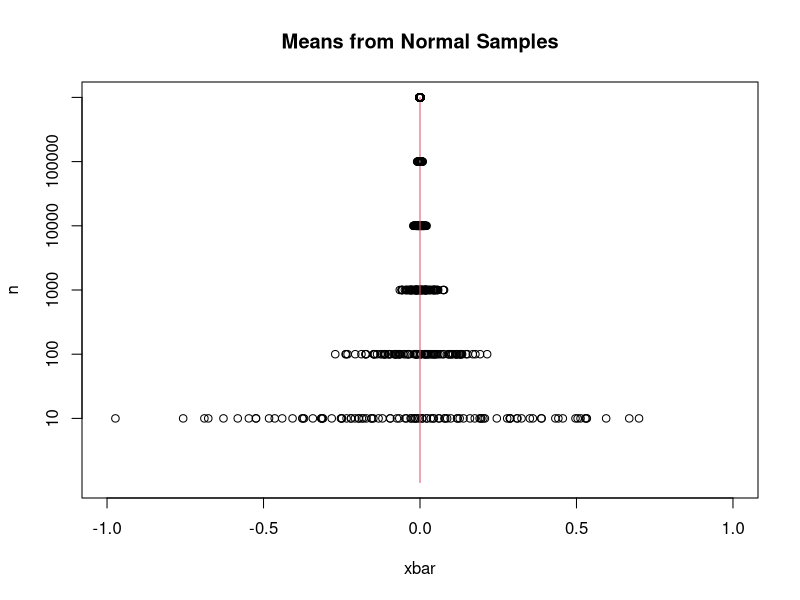
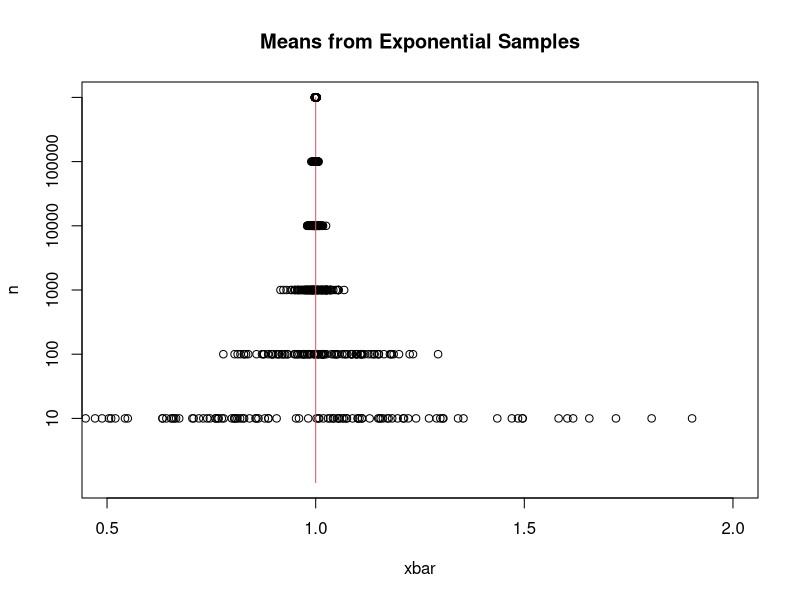
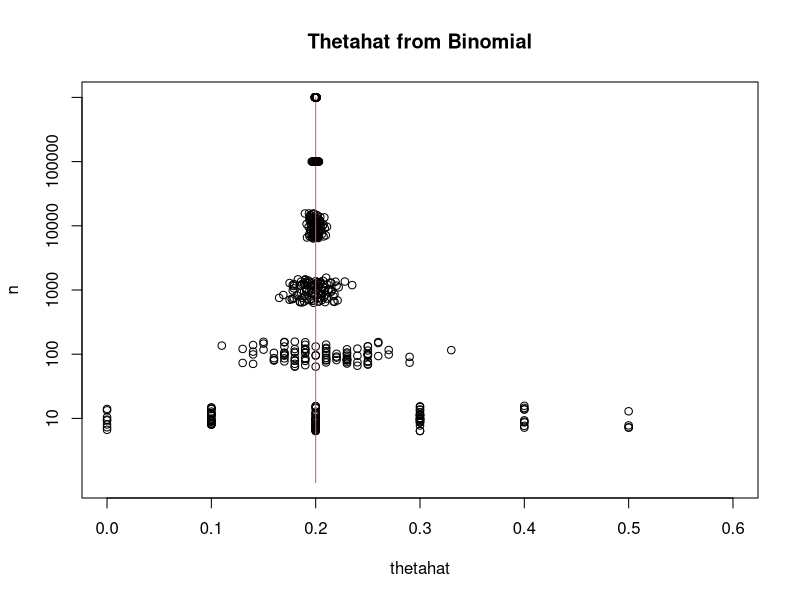

These figures' R source, in order:
plot(c(-1,1),c(0,6),type="n",xlab="xbar",ylab="n",yaxt="n",main="Means from Normal Samples")
axis(2,at=c(1,2,3,4,5,6),labels=c("10","100","1000","10000","100000","1000000"))
temp=rep(0,100)
for (i in 1:100)temp[i]=mean(rnorm(10))
points(temp,rep(1,100))
for (i in 1:100)temp[i]=mean(rnorm(100))
points(temp,rep(2,100))
for (i in 1:100)temp[i]=mean(rnorm(1000))
points(temp,rep(3,100))
for (i in 1:100)temp[i]=mean(rnorm(10000))
points(temp,rep(4,100))
lines(c(0,0),c(0,6),col=2)

for (i in 1:100)temp[i]=mean(rnorm(100000))
points(temp,rep(5,100))
for (i in 1:100)temp[i]=mean(rnorm(1000000))
points(temp,rep(6,100))




plot(c(0.5,2),c(0,6),type="n",xlab="xbar",ylab="n",yaxt="n",main="Means from Exponential Samples")
axis(2,at=c(1,2,3,4,5,6),labels=c("10","100","1000","10000","100000","1000000"))
temp=rep(0,100)
for (i in 1:100)temp[i]=mean(rexp(10))
points(temp,rep(1,100))
for (i in 1:100)temp[i]=mean(rexp(100))
points(temp,rep(2,100))
for (i in 1:100)temp[i]=mean(rexp(1000))
points(temp,rep(3,100))
for (i in 1:100)temp[i]=mean(rexp(10000))
points(temp,rep(4,100))
lines(c(1,1),c(0,6),col=2)

for (i in 1:100)temp[i]=mean(rexp(100000))
points(temp,rep(5,100))

for (i in 1:100)temp[i]=mean(rexp(1000000))
points(temp,rep(6,100))


theta=0.2
plot(c(0,.6),c(0,6),type="n",xlab="thetahat",ylab="n",yaxt="n",main="Thetahat from Binomial")
axis(2,at=c(1,2,3,4,5,6),labels=c("10","100","1000","10000","100000","1000000"))
temp=rep(0,100)
for (i in 1:100)temp[i]=mean(rexp(10))
points(rbinom(100,10,theta)/10,rep(1,100)+0.4*(runif(100)-.5))
points(rbinom(100,100,theta)/100,rep(2,100)+0.4*(runif(100)-.5))
points(rbinom(100,1000,theta)/1000,rep(3,100)+0.4*(runif(100)-.5))
points(rbinom(100,10000,theta)/10000,rep(4,100)+0.4*(runif(100)-.5))
lines(c(theta,theta),c(0,6),col=2)
points(rbinom(100,100000,theta)/100000,rep(5,100))
points(rbinom(100,1000000,theta)/1000000,rep(6,100))


